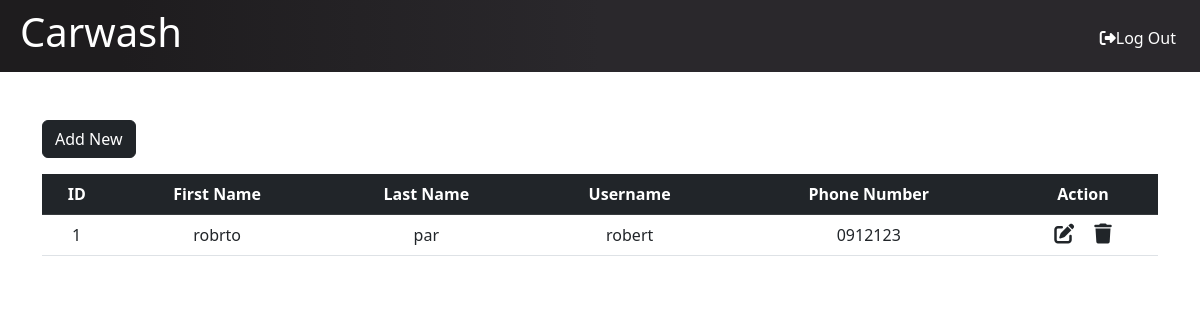
/admin.php (signed in), run on the app's committed database.
### tables this page shows
CREATE TABLE `staff_tbl` (
  `staffID` int(11) UNSIGNED NOT NULL,
  `firstname` varchar(50) NOT NULL,
  `lastname` varchar(50) NOT NULL,
  `username` varchar(50) NOT NULL,
  `phonenum` varchar(15) NOT NULL,
  `password` varchar(255) NOT NULL,
  `stID` int(11) UNSIGNED NOT NULL
);

### admin.php (the view, shortened to what this page needs)
<?php
 include "include/connection.php";
 include "include/header.php";
?>
<div class="container">
<button class="btn btn-dark mb-3" data-bs-toggle="modal" data-bs-target="#exampleModal">Add New</button>
<table class="table table-hover text-center">
      <thead class="table-dark">
        <tr>
          <th scope="col">ID</th>
          <th scope="col">First Name</th>
          <th scope="col">Last Name</th>
          <th scope="col">Username</th>
          <th scope="col">Phone Number</th>
          <th scope="col">Action</th>
        </tr>
      </thead>
      <tbody>
        <?php
        $sql = "SELECT * FROM staff_tbl";
        $result = mysqli_query($con, $sql);
        while ($row = mysqli_fetch_assoc($result)) {
        ?>
          <tr>
            <td><?php echo $row["staffID"] ?></td>
            <td><?php echo $row["firstname"] ?></td>
            <td><?php echo $row["lastname"] ?></td>
            <td><?php echo $row["username"] ?></td>
            <td><?php echo $row["phonenum"] ?></td>
            <td>
              <a href="update.php?id=<?php echo $row["staffID"] ?>" class="link-dark"><i class="fa-solid fa-pen-to-square fs-5 me-3"></i></a>
              <a onclick="return confirm('Are you sure you want to delete this record?')" href="delete.php?id=<?php echo $row["staffID"] ?>" class="link-dark"><i class="fa-solid fa-trash fs-5"></i></a>
            </td>
          </tr>
        <?php
        }
        ?>
      </tbody>
    </table>
</div>
<?php include "include/footer.php"; ?>

### data on the page
staff_tbl: staffID "1", firstname "robrto", lastname "par", username "robert", phonenum "0912123"
